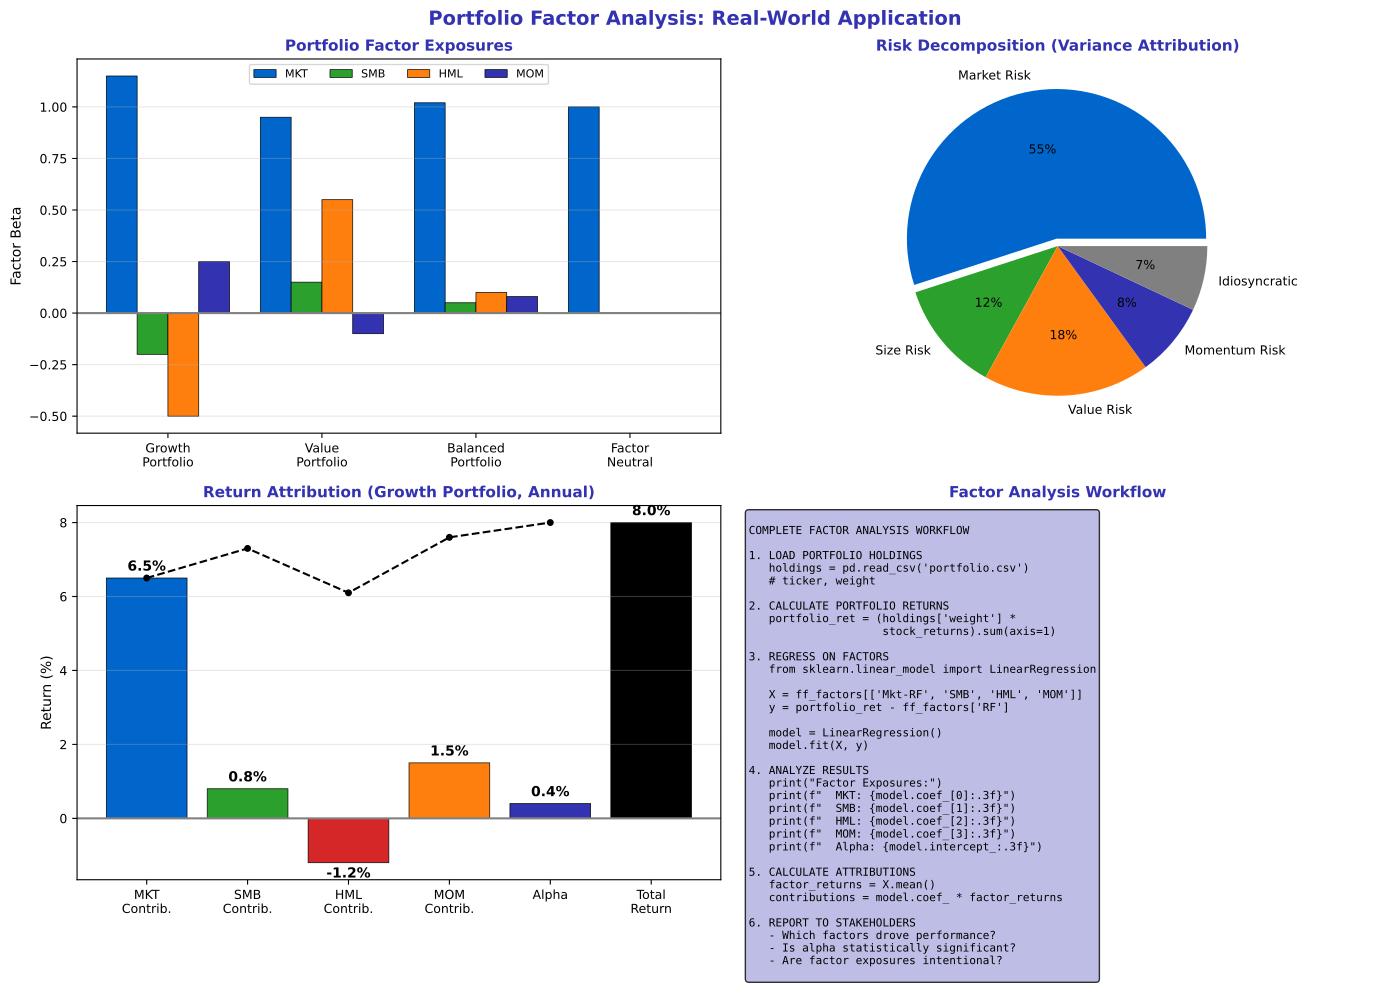

The Python source for this figure:
"""Portfolio Factor Analysis - Real-world application"""
import matplotlib.pyplot as plt
import numpy as np
import pandas as pd
from pathlib import Path

plt.rcParams.update({
    'font.size': 10,
    'axes.labelsize': 10,
    'axes.titlesize': 11,
    'xtick.labelsize': 9,
    'ytick.labelsize': 9,
    'legend.fontsize': 9,
    'figure.figsize': (10, 6),
    'figure.dpi': 150
})

MLPURPLE = '#3333B2'
MLLAVENDER = '#ADADE0'
MLBLUE = '#0066CC'
MLORANGE = '#FF7F0E'
MLGREEN = '#2CA02C'
MLRED = '#D62728'

np.random.seed(42)

fig, axes = plt.subplots(2, 2, figsize=(14, 10))
fig.suptitle('Portfolio Factor Analysis: Real-World Application', fontsize=14, fontweight='bold', color=MLPURPLE)

# Plot 1: Portfolio decomposition
ax1 = axes[0, 0]

# Sample portfolio factor exposures
portfolios = ['Growth\nPortfolio', 'Value\nPortfolio', 'Balanced\nPortfolio', 'Factor\nNeutral']
mkt = [1.15, 0.95, 1.02, 1.00]
smb = [-0.2, 0.15, 0.05, 0.00]
hml = [-0.5, 0.55, 0.10, 0.00]
mom = [0.25, -0.10, 0.08, 0.00]

x = np.arange(len(portfolios))
width = 0.2

ax1.bar(x - 1.5*width, mkt, width, label='MKT', color=MLBLUE, edgecolor='black', linewidth=0.5)
ax1.bar(x - 0.5*width, smb, width, label='SMB', color=MLGREEN, edgecolor='black', linewidth=0.5)
ax1.bar(x + 0.5*width, hml, width, label='HML', color=MLORANGE, edgecolor='black', linewidth=0.5)
ax1.bar(x + 1.5*width, mom, width, label='MOM', color=MLPURPLE, edgecolor='black', linewidth=0.5)

ax1.axhline(0, color='gray', linewidth=1.5)
ax1.set_xticks(x)
ax1.set_xticklabels(portfolios, fontsize=9)
ax1.set_title('Portfolio Factor Exposures', fontsize=11, fontweight='bold', color=MLPURPLE)
ax1.set_ylabel('Factor Beta', fontsize=10)
ax1.legend(fontsize=8, ncol=4, loc='upper center')
ax1.grid(alpha=0.3, axis='y')

# Plot 2: Return attribution
ax2 = axes[1, 0]

# Attribution for a portfolio
factors_attr = ['MKT\nContrib.', 'SMB\nContrib.', 'HML\nContrib.', 'MOM\nContrib.', 'Alpha', 'Total\nReturn']
contributions = [6.5, 0.8, -1.2, 1.5, 0.4, 8.0]
colors = [MLBLUE, MLGREEN, MLRED, MLORANGE, MLPURPLE, 'black']

bars = ax2.bar(factors_attr, contributions, color=colors, edgecolor='black', linewidth=0.5)
ax2.axhline(0, color='gray', linewidth=1.5)

# Connect to total
ax2.plot([0, 1, 2, 3, 4], [6.5, 6.5+0.8, 6.5+0.8-1.2, 6.5+0.8-1.2+1.5, 8.0],
         color='black', linewidth=1.5, linestyle='--', marker='o', markersize=4)

ax2.set_title('Return Attribution (Growth Portfolio, Annual)', fontsize=11, fontweight='bold', color=MLPURPLE)
ax2.set_ylabel('Return (%)', fontsize=10)
ax2.grid(alpha=0.3, axis='y')

# Add values
for bar, val in zip(bars, contributions):
    y_pos = val + 0.2 if val > 0 else val - 0.4
    ax2.text(bar.get_x() + bar.get_width()/2, y_pos, f'{val:.1f}%',
             ha='center', fontsize=10, fontweight='bold')

# Plot 3: Risk contribution pie chart
ax3 = axes[0, 1]

# Risk contributions (variance decomposition)
risk_sources = ['Market Risk', 'Size Risk', 'Value Risk', 'Momentum Risk', 'Idiosyncratic']
risk_pcts = [55, 12, 18, 8, 7]
colors_pie = [MLBLUE, MLGREEN, MLORANGE, MLPURPLE, 'gray']

wedges, texts, autotexts = ax3.pie(risk_pcts, labels=risk_sources, autopct='%1.0f%%',
                                    colors=colors_pie, explode=[0.05, 0, 0, 0, 0],
                                    textprops={'fontsize': 9})

ax3.set_title('Risk Decomposition (Variance Attribution)', fontsize=11, fontweight='bold', color=MLPURPLE)

# Plot 4: Complete analysis workflow
ax4 = axes[1, 1]
ax4.axis('off')

workflow = '''
COMPLETE FACTOR ANALYSIS WORKFLOW

1. LOAD PORTFOLIO HOLDINGS
   holdings = pd.read_csv('portfolio.csv')
   # ticker, weight

2. CALCULATE PORTFOLIO RETURNS
   portfolio_ret = (holdings['weight'] *
                    stock_returns).sum(axis=1)

3. REGRESS ON FACTORS
   from sklearn.linear_model import LinearRegression

   X = ff_factors[['Mkt-RF', 'SMB', 'HML', 'MOM']]
   y = portfolio_ret - ff_factors['RF']

   model = LinearRegression()
   model.fit(X, y)

4. ANALYZE RESULTS
   print("Factor Exposures:")
   print(f"  MKT: {model.coef_[0]:.3f}")
   print(f"  SMB: {model.coef_[1]:.3f}")
   print(f"  HML: {model.coef_[2]:.3f}")
   print(f"  MOM: {model.coef_[3]:.3f}")
   print(f"  Alpha: {model.intercept_:.3f}")

5. CALCULATE ATTRIBUTIONS
   factor_returns = X.mean()
   contributions = model.coef_ * factor_returns

6. REPORT TO STAKEHOLDERS
   - Which factors drove performance?
   - Is alpha statistically significant?
   - Are factor exposures intentional?
'''

ax4.text(0.02, 0.98, workflow, transform=ax4.transAxes, fontsize=8,
         verticalalignment='top', fontfamily='monospace',
         bbox=dict(boxstyle='round', facecolor=MLLAVENDER, alpha=0.8))
ax4.set_title('Factor Analysis Workflow', fontsize=11, fontweight='bold', color=MLPURPLE)

plt.tight_layout()
plt.savefig(Path(__file__).parent / 'chart.pdf', dpi=300, bbox_inches='tight')
plt.close()
